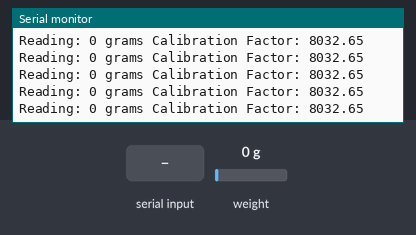
A sketch run on a simulated ESP32. Parts: the last lines printed to the serial monitor. The inputs (shaded band) are chosen by the test bench; at power-on: weight on the scale 0 g. WiFi joins after 1.5 s; servers stay silent unless stated.

Above: at 6.2 s.
6.3 s: "c90\n" received over Serial
At 7.5 s:
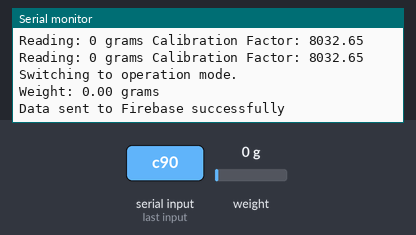
7.9 s: "c,45\n" received over Serial
At 10.7 s:
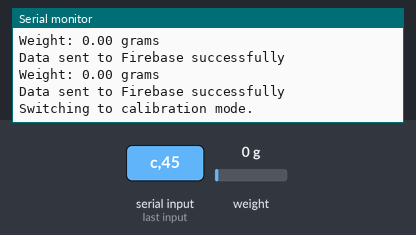
10.9 s: "f90\n" received over Serial
At 11.84 s:
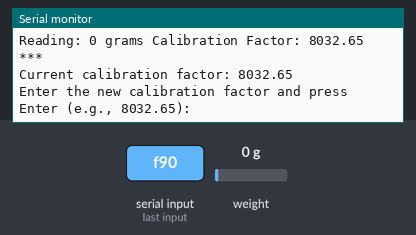
13.3 s: weight on the scale set to 100 g
At 13.36 s:
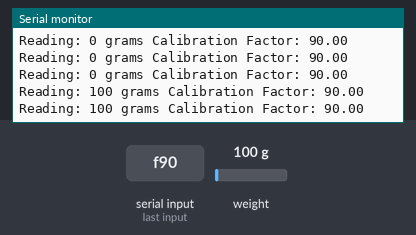
16.3 s: weight on the scale set to 1250 g
At 16.38 s:
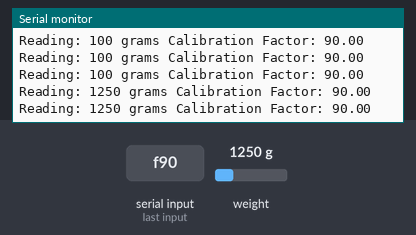
Timing chart, 0 to 18.8 s (numbered marks = the images above; inputs shaded):
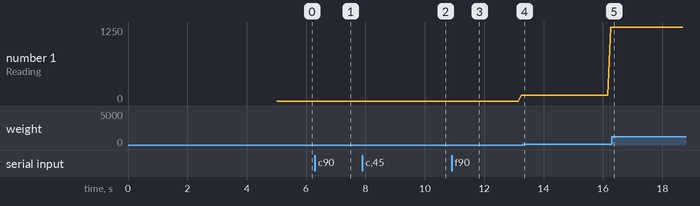

The sketch:

MQ2HX711.ino
```cpp
#include <HX711.h>
#include <WiFi.h>
#include <FirebaseESP32.h>
#include "addons/TokenHelper.h" // Provide the token generation process info
#include "addons/RTDBHelper.h"  // Provide the RTDB payload printing info and other helper functions

// HX711 circuit wiring
const int LOADCELL_DOUT_PIN = 25;  // DT pin of HX711
const int LOADCELL_SCK_PIN = 26;   // SCK pin of HX711

HX711 scale;

float calibration_factor = 8032.65f; // Default calibration factor
bool is_calibrating = true; // Start in calibration mode

// Wi-Fi credentials
const char* ssid = "cloud";  // Replace with your WiFi SSID
const char* password = "12345678";  // Replace with your WiFi password

// Firebase project API Key
#define API_KEY "AIzaSyDIF5h2S0BOBw_COB2qy6AkL_7Jm9w1tGQ"  // Replace with your Firebase project API Key

// Firebase Realtime Database URL
#define DATABASE_URL "https://gascylinderproject-7f7a9-default-rtdb.asia-southeast1.firebasedatabase.app/" // Replace with your Firebase Realtime Database URL

// Define Firebase Data object
FirebaseData fbdo;

FirebaseAuth auth;
FirebaseConfig config;

bool signupOK = false;  // Since we are doing an anonymous sign-in

void setup() {
  // Initialize serial communication
  Serial.begin(115200);

  // Connect to Wi-Fi
  WiFi.begin(ssid, password);
  Serial.print("Connecting to WiFi...");

  unsigned long startAttemptTime = millis();

  // Check if the connection is established within 30 seconds
  while (WiFi.status() != WL_CONNECTED && millis() - startAttemptTime < 30000) {
    delay(1000);
    Serial.print(".");
  }

  if (WiFi.status() == WL_CONNECTED) {
    Serial.println("Connected to WiFi");
  } else {
    Serial.println("Failed to connect to WiFi");
    return;
  }

  // Firebase configuration
  config.api_key = API_KEY;
  config.database_url = DATABASE_URL;

  // Sign up anonymously
  if (Firebase.signUp(&config, &auth, "", "")) {
    Serial.println("Anonymous sign-up successful");
    signupOK = true;
  } else {
    Serial.printf("Sign-up error: %s\n", config.signer.signupError.message.c_str());
    return;
  }

  // Assign the callback function for the long-running token generation task
  config.token_status_callback = tokenStatusCallback;

  Firebase.begin(&config, &auth);
  Firebase.reconnectWiFi(true);

  // Initialize HX711
  scale.begin(LOADCELL_DOUT_PIN, LOADCELL_SCK_PIN);
  Serial.println("HX711 calibration and operation sketch");
  Serial.println("Remove all weight from the scale to tare it.");
  scale.set_scale();
  scale.tare(); // Reset the scale to 0
  delay(2000); // Wait for tare to stabilize

  Serial.println("Tare complete. Place a known weight on the scale.");
  Serial.println("Press 'a' to increase calibration factor, 'z' to decrease calibration factor.");
  Serial.println("Press 'c' to switch between calibration and operation mode.");
}

void changeCalibrationFactor() {
  Serial.println("***");
  Serial.print("Current calibration factor: ");
  Serial.println(calibration_factor);
  Serial.println("Enter the new calibration factor and press Enter (e.g., 8032.65):");

  while (!Serial.available()) {
    // Wait for user input
  }

  // Read the new calibration factor from the serial monitor
  calibration_factor = Serial.parseFloat();

  // Apply the new calibration factor to the scale
  scale.set_scale(calibration_factor);

  Serial.print("New calibration factor set to: ");
  Serial.println(calibration_factor);
}

void loop() {
  if (WiFi.status() != WL_CONNECTED) {
    Serial.println("WiFi not connected. Reconnecting...");
    WiFi.disconnect();
    WiFi.begin(ssid, password);

    unsigned long startAttemptTime = millis();
    while (WiFi.status() != WL_CONNECTED && millis() - startAttemptTime < 30000) {
      delay(1000);
      Serial.print(".");
    }

    if (WiFi.status() == WL_CONNECTED) {
      Serial.println("Reconnected to WiFi");
    } else {
      Serial.println("Failed to reconnect to WiFi");
      return;
    }
  }

  if (is_calibrating) {
    // Calibration mode
    Serial.print("Reading: ");
    Serial.print(scale.get_units(), 0); // Get the raw reading in grams
    Serial.print(" grams");
    Serial.print(" Calibration Factor: ");
    Serial.print(calibration_factor);
    Serial.println();

    if (Serial.available()) {
      char temp = Serial.read();
      if (temp == 'a') {
        calibration_factor += 10; // Adjust this value as needed
        scale.set_scale(calibration_factor);
      } else if (temp == 'z') {
        calibration_factor -= 10; // Adjust this value as needed
        scale.set_scale(calibration_factor);
      } else if (temp == 'c') {
        is_calibrating = false; // Switch to operation mode
        Serial.println("Switching to operation mode.");
      } else if (temp == 'f') {
        changeCalibrationFactor(); // Call function to change calibration factor
      }
    }
  } else {
    // Operation mode
    float weight = scale.get_units(); // Read weight in grams
    if (weight >= 0) {
      Serial.print("Weight: ");
      Serial.print(weight, 2); // Read and print weight in grams with two decimal places
      Serial.println(" grams");

      // Send data to Firebase using the fbdo object
      String path = "/loadcell/weight";
      if (Firebase.setFloat(fbdo, path.c_str(), weight)) {
        Serial.println("Data sent to Firebase successfully");
      } else {
        Serial.print("Failed to send data to Firebase: ");
        Serial.println(fbdo.errorReason());
      }
    } else {
      Serial.println("Weight: 0.00 grams"); // Display 0.00 grams for negative readings
    }

    if (Serial.available()) {
      char temp = Serial.read();
      if (temp == 'c') {
        is_calibrating = true; // Switch to calibration mode
        Serial.println("Switching to calibration mode.");
      }
    }

    delay(1000); // Adjust the delay as needed
  }
}
```

Measured:
- after the input at 6.3 s, the serial monitor: prints a new line at once (image 1)
- after the input at 7.9 s, the serial monitor: prints a new line after 2.4 s (image 2)
- after the input at 10.9 s, the serial monitor: prints a new line after 0.93 s (image 3)
- after the input at 13.3 s, the serial monitor: prints a new line after 0.05 s (image 4)
- after the input at 16.3 s, the serial monitor: prints a new line after 0.07 s (image 5)
- plotted number 1: 0 → 100 after the input at 10.9 s, 100 → 1250 after the input at 13.3 s
